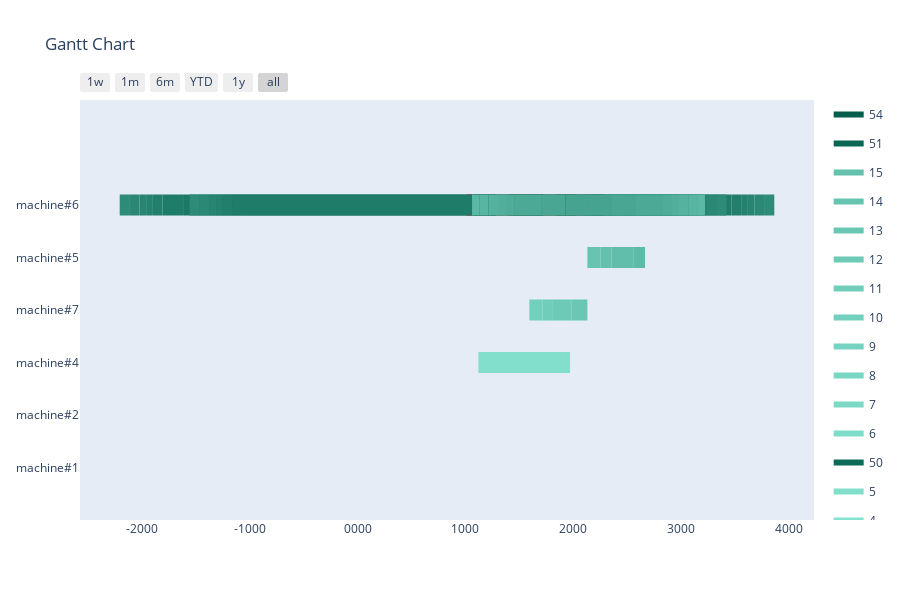

The notebook cell saved with this chart:
### Markdown cell above
Greedy

### Code cell
agent = GreedyAgent(env)
simulator = AgentSimulator()
schedule, schedule_count = simulator.simulate(agent, orders_model)
print(f'Scheduled {schedule_count}/{len(orders_model)} Orders')
visualize_schedule(schedule, env)
